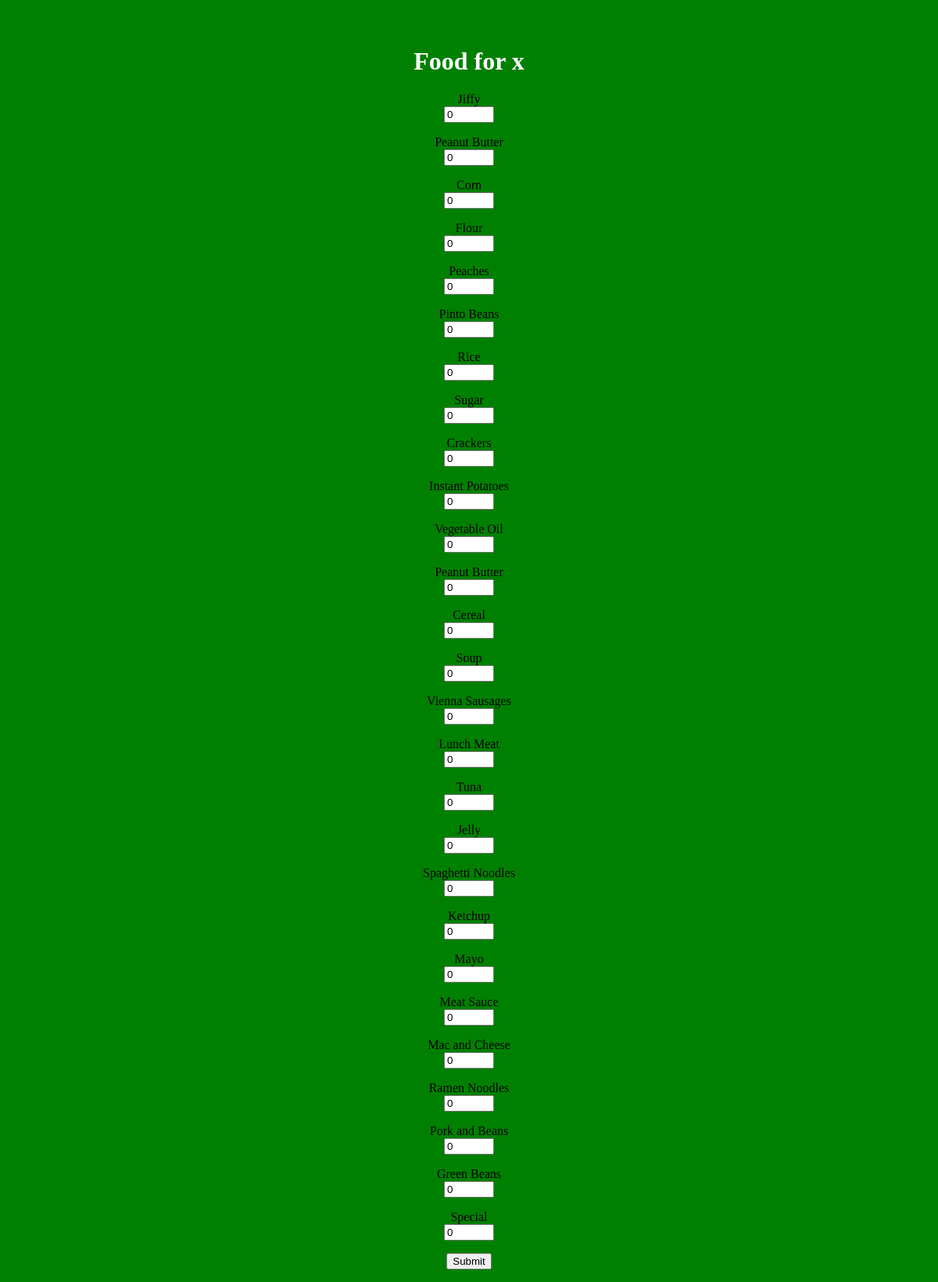
The page /walkin2.php on the database its author committed.
### tables this page shows
CREATE TABLE `items` (
  `itemid` int(11) NOT NULL AUTO_INCREMENT,
  `description` varchar(50) NOT NULL,
  `qty` int(11) NOT NULL,
  `margin` int(11) NOT NULL,
  PRIMARY KEY (`itemid`)
);

### walkin2.php (the view, shortened to what this page needs)
<?php
$mysqli = Database::dbConnect();
$mysqli -> setAttribute(PDO::ATTR_ERRMODE, PDO::ERRMODE_EXCEPTION);
$query = "select * from items";
$stmt = $mysqli -> prepare($query);
$stmt -> execute([]);
?>
<link rel="stylesheet" href="home2.css">
<center><h1 style="color:white;">Food for x</h1></center>
<form action="walkin2.php" method = "post">
<?php
if($stmt){
 while($row = $stmt -> fetch(PDO::FETCH_ASSOC)){
  $description = $row['description'];
  $id = $row['itemid'];
   echo '<center><p>'.$description.'<br/><input type="number" min = "0" max = "200" id="quantity" name="'.$id.'" value = "0" required></center>';
 }
}
echo '<center><input type = "submit" name ="submit" value = "Submit"></center>';
?>
</form>

### rows shown on the page
items: description "Jiffy"
items: description "Peanut Butter"
items: description "Corn"
items: description "Flour"
items: description "Peaches"
items: description "Pinto Beans"
items: description "Rice"
items: description "Sugar"
items: description "Crackers"
items: description "Instant Potatoes"
items: description "Vegetable Oil"
items: description "Peanut Butter"
items: description "Cereal"
items: description "Soup"
items: description "Vienna Sausages"
items: description "Lunch Meat"
items: description "Tuna"
items: description "Jelly"
items: description "Spaghetti Noodles"
items: description "Ketchup"
items: description "Mayo"
items: description "Meat Sauce"
items: description "Mac and Cheese"
items: description "Ramen Noodles"
items: description "Pork and Beans"
items: description "Green Beans"
items: description "Special"
